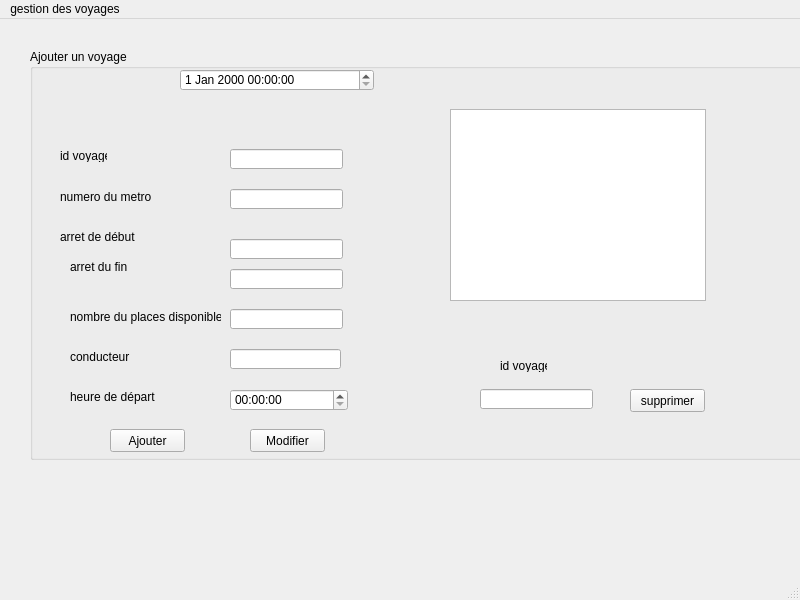
<?xml version="1.0" encoding="UTF-8"?>
<ui version="4.0">
 <class>MainWindow</class>
 <widget class="QMainWindow" name="MainWindow">
  <property name="geometry">
   <rect>
    <x>0</x>
    <y>0</y>
    <width>800</width>
    <height>600</height>
   </rect>
  </property>
  <property name="windowTitle">
   <string>MainWindow</string>
  </property>
  <widget class="QWidget" name="centralwidget">
   <widget class="QGroupBox" name="groupBox">
    <property name="geometry">
     <rect>
      <x>30</x>
      <y>30</y>
      <width>811</width>
      <height>411</height>
     </rect>
    </property>
    <property name="title">
     <string>Ajouter un voyage </string>
    </property>
    <widget class="QLineEdit" name="le_numtrain">
     <property name="geometry">
      <rect>
       <x>200</x>
       <y>140</y>
       <width>113</width>
       <height>20</height>
      </rect>
     </property>
    </widget>
    <widget class="QLabel" name="label">
     <property name="geometry">
      <rect>
       <x>30</x>
       <y>140</y>
       <width>121</width>
       <height>16</height>
      </rect>
     </property>
     <property name="text">
      <string>numero du metro </string>
     </property>
    </widget>
    <widget class="QLabel" name="label_2">
     <property name="geometry">
      <rect>
       <x>30</x>
       <y>180</y>
       <width>91</width>
       <height>16</height>
      </rect>
     </property>
     <property name="text">
      <string>arret de début </string>
     </property>
    </widget>
    <widget class="QLabel" name="label_3">
     <property name="geometry">
      <rect>
       <x>40</x>
       <y>210</y>
       <width>81</width>
       <height>16</height>
      </rect>
     </property>
     <property name="text">
      <string>arret du fin</string>
     </property>
    </widget>
    <widget class="QLabel" name="label_4">
     <property name="geometry">
      <rect>
       <x>40</x>
       <y>260</y>
       <width>151</width>
       <height>16</height>
      </rect>
     </property>
     <property name="text">
      <string>nombre du places disponible</string>
     </property>
    </widget>
    <widget class="QLabel" name="label_5">
     <property name="geometry">
      <rect>
       <x>40</x>
       <y>300</y>
       <width>91</width>
       <height>16</height>
      </rect>
     </property>
     <property name="text">
      <string>conducteur </string>
     </property>
    </widget>
    <widget class="QLabel" name="label_6">
     <property name="geometry">
      <rect>
       <x>40</x>
       <y>340</y>
       <width>91</width>
       <height>16</height>
      </rect>
     </property>
     <property name="text">
      <string>heure de départ</string>
     </property>
    </widget>
    <widget class="QLineEdit" name="le_arretd">
     <property name="geometry">
      <rect>
       <x>200</x>
       <y>190</y>
       <width>113</width>
       <height>20</height>
      </rect>
     </property>
    </widget>
    <widget class="QLineEdit" name="le_arretf">
     <property name="geometry">
      <rect>
       <x>200</x>
       <y>220</y>
       <width>113</width>
       <height>20</height>
      </rect>
     </property>
    </widget>
    <widget class="QLineEdit" name="le_nbrplace">
     <property name="geometry">
      <rect>
       <x>200</x>
       <y>260</y>
       <width>113</width>
       <height>20</height>
      </rect>
     </property>
    </widget>
    <widget class="QLineEdit" name="le_conducteur">
     <property name="geometry">
      <rect>
       <x>200</x>
       <y>300</y>
       <width>111</width>
       <height>20</height>
      </rect>
     </property>
    </widget>
    <widget class="QPushButton" name="pb_ajouter">
     <property name="geometry">
      <rect>
       <x>80</x>
       <y>380</y>
       <width>75</width>
       <height>23</height>
      </rect>
     </property>
     <property name="text">
      <string>Ajouter</string>
     </property>
    </widget>
    <widget class="QTimeEdit" name="le_heured">
     <property name="geometry">
      <rect>
       <x>200</x>
       <y>340</y>
       <width>118</width>
       <height>22</height>
      </rect>
     </property>
    </widget>
    <widget class="QDateTimeEdit" name="dateTimeEdit">
     <property name="geometry">
      <rect>
       <x>150</x>
       <y>20</y>
       <width>194</width>
       <height>22</height>
      </rect>
     </property>
    </widget>
    <widget class="QPushButton" name="pb_modifier">
     <property name="geometry">
      <rect>
       <x>220</x>
       <y>380</y>
       <width>75</width>
       <height>23</height>
      </rect>
     </property>
     <property name="text">
      <string>Modifier</string>
     </property>
    </widget>
    <widget class="QLabel" name="label_7">
     <property name="geometry">
      <rect>
       <x>30</x>
       <y>100</y>
       <width>47</width>
       <height>13</height>
      </rect>
     </property>
     <property name="text">
      <string>id voyage</string>
     </property>
    </widget>
    <widget class="QLineEdit" name="le_id">
     <property name="geometry">
      <rect>
       <x>200</x>
       <y>100</y>
       <width>113</width>
       <height>20</height>
      </rect>
     </property>
    </widget>
    <widget class="QLineEdit" name="le_idsuprimer">
     <property name="geometry">
      <rect>
       <x>450</x>
       <y>340</y>
       <width>113</width>
       <height>20</height>
      </rect>
     </property>
    </widget>
    <widget class="QTableView" name="ta_voyage">
     <property name="geometry">
      <rect>
       <x>420</x>
       <y>60</y>
       <width>256</width>
       <height>192</height>
      </rect>
     </property>
    </widget>
   </widget>
   <widget class="QPushButton" name="pb_supprimer">
    <property name="geometry">
     <rect>
      <x>630</x>
      <y>370</y>
      <width>75</width>
      <height>23</height>
     </rect>
    </property>
    <property name="text">
     <string>supprimer</string>
    </property>
   </widget>
   <widget class="QLabel" name="label_8">
    <property name="geometry">
     <rect>
      <x>500</x>
      <y>340</y>
      <width>47</width>
      <height>13</height>
     </rect>
    </property>
    <property name="text">
     <string>id voyage</string>
    </property>
   </widget>
  </widget>
  <widget class="QMenuBar" name="menubar">
   <property name="geometry">
    <rect>
     <x>0</x>
     <y>0</y>
     <width>800</width>
     <height>21</height>
    </rect>
   </property>
   <widget class="QMenu" name="menugestion_des_voyages">
    <property name="title">
     <string>gestion des voyages</string>
    </property>
   </widget>
   <addaction name="menugestion_des_voyages"/>
  </widget>
  <widget class="QStatusBar" name="statusbar"/>
 </widget>
 <resources/>
 <connections/>
</ui>
